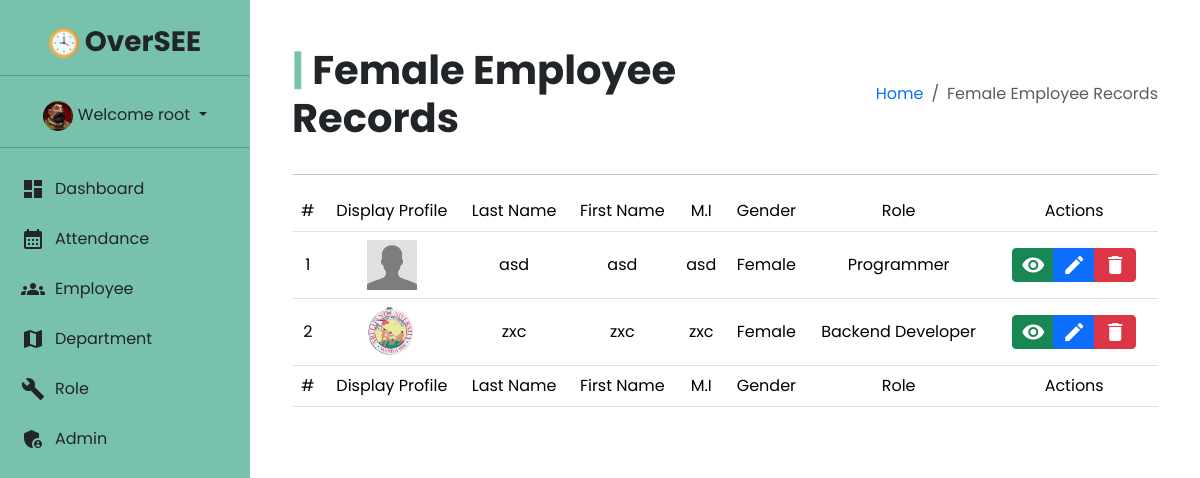
Screenshot of /admin/female_employee.php (signed in) with the database file from the repository.
### tables this page shows
CREATE TABLE `employees` (
  `ID` int(11) NOT NULL,
  `FNAME` varchar(255) NOT NULL,
  `MI` varchar(255) NOT NULL,
  `LNAME` varchar(255) NOT NULL,
  `EMAIL` varchar(255) NOT NULL,
  `PASSWORD` varchar(255) NOT NULL,
  `CONTACT` varchar(20) NOT NULL,
  `DATE_OF_BIRTH` varchar(100) NOT NULL,
  `CIVIL_STATUS` varchar(50) NOT NULL,
  `NATIONALITY` varchar(50) NOT NULL,
  `ROLE` varchar(100) NOT NULL,
  `DEPARTMENT` varchar(100) NOT NULL,
  `PROFILE` longblob NOT NULL,
  `GENDER` varchar(25) NOT NULL,
  `OT` varchar(50) NOT NULL,
  `EMP_KEY` varchar(255) NOT NULL,
  `TYPE` varchar(255) NOT NULL
);

### admin/includes/session.php (called while the page is built, shortened)
<?php
include("conn.php");
$admin_ID = $_SESSION['admin'];
$sql = "SELECT * FROM admins WHERE ID='$admin_ID'";
$query = $conn->query($sql);
$user = $query->fetch_assoc();

### admin/includes/display_all_female_employee.php (the view)
<?php
$sql = "SELECT * FROM employees WHERE GENDER = 'FEMALE' ORDER BY LNAME ASC";
$query = $conn->query($sql);
if (!$query) {
   echo "Error: " . $conn->error;
} else {
   $count = 1;
   while ($row = $query->fetch_assoc()) {
?>
      <?php if ($user['ROLE'] == $row['DEPARTMENT']) { ?>
         <tr>
            <td style="text-align: center; vertical-align: middle;"><?= $count++; ?></td>
            <td style="text-align: center; vertical-align: middle;">
               <img src="./assets/images/<?= empty($row["PROFILE"]) ? "default.jpg" : "../uploads/" . $row["PROFILE"]; ?>" width="50" height="50" alt="...">
            </td>
            <td style="text-align: center; vertical-align: middle;"><?= $row["LNAME"]; ?></td>
            <td style="text-align: center; vertical-align: middle;"><?= $row["FNAME"]; ?></td>
            <td style="text-align: center; vertical-align: middle;"><?= $row["MI"]; ?></td>
            <td style="text-align: center; vertical-align: middle;"><?= $row["GENDER"]; ?></td>
            <td style="text-align: center; vertical-align: middle;"><?= $row["ROLE"]; ?></td>
            <td style="text-align: center; vertical-align: middle;">
               <div class="btn-group btn-group-sm p-2">
                  <a href="view_employee_profile.php?q=<?= $row['ID']; ?>" class="btn btn-success"><i class="material-icons" id="material-icon">visibility</i></a>
                  <a href="edit_employee_profile.php?q=<?= $row['ID']; ?>" class="btn btn-primary"><i class="material-icons" id="material-icon">edit</i></a>
                  <a href="#" onclick="confirmDeleteEmployee(event, <?= $row['ID']; ?>);" class="btn btn-danger"><i class="material-icons" id="material-icon">delete</i></a>
               </div>
            </td>
         </tr>
      <?php } else if ($user['ROLE'] == "SysAdmin") { ?>
         <tr>
            <td style="text-align: center; vertical-align: middle;"><?= $count++; ?></td>
            <td style="text-align: center; vertical-align: middle;">
               <img src="./assets/images/<?= empty($row["PROFILE"]) ? "default.jpg" : "../uploads/" . $row["PROFILE"]; ?>" width="50" height="50" alt="...">
            </td>
            <td style="text-align: center; vertical-align: middle;"><?= $row["LNAME"]; ?></td>
            <td style="text-align: center; vertical-align: middle;"><?= $row["FNAME"]; ?></td>
            <td style="text-align: center; vertical-align: middle;"><?= $row["MI"]; ?></td>
            <td style="text-align: center; vertical-align: middle;"><?= $row["GENDER"]; ?></td>
            <td style="text-align: center; vertical-align: middle;"><?= $row["ROLE"]; ?></td>
            <td style="text-align: center; vertical-align: middle;">
               <div class="btn-group btn-group-sm p-2">
                  <a href="view_employee_profile.php?q=<?= $row['ID']; ?>" class="btn btn-success"><i class="material-icons" id="material-icon">visibility</i></a>
                  <a href="edit_employee_profile.php?q=<?= $row['ID']; ?>" class="btn btn-primary"><i class="material-icons" id="material-icon">edit</i></a>
                  <a href="#" onclick="confirmDeleteEmployee(event, <?= $row['ID']; ?>);" class="btn btn-danger"><i class="material-icons" id="material-icon">delete</i></a>
               </div>
            </td>
         </tr>
      <?php } ?>
<?php
   }
}
?>

### admin/templates/sidebar.php (shortened to what this page needs)
<div class="container-fluid p-0" id="sidebar">
    <h3 class="adminpanel"><img src="./assets/images/logo.png" alt="logo" class="img-circle">&nbsp;OverSEE</h3>
    <hr>
    <div class="dropdown" id="sidebar-dropdown">
        <img src="./assets/images/<?= empty($user["PROFILE"]) ? "default.jpg" : "../uploads/" . $user["PROFILE"]; ?>" width="30" height="30" alt="..." style="border-radius: 50%;">
        <a class="dropdown-toggle" href="#" id="dropdownMenu2" role="button" data-bs-toggle="dropdown" aria-expanded="false">
            Welcome <?= $user['USERNAME']; ?>
        </a>
    </div>
    <hr>
    <?php if ($user['ROLE'] == 'SysAdmin' || $user['ROLE'] == 'sysadmin') : ?>
        <ul class="nav flex-column">
            <li class="nav-item">
                <a class="nav-link" id="sidebar-link" href="dashboard.php"><i class="material-icons">dashboard</i> Dashboard</a>
            </li>
            <li class="nav-item">
                <a class="nav-link" id="sidebar-link" href="attendance.php"><i class="material-icons">calendar_month</i> Attendance</a>
            </li>
            <li class="nav-item">
                <a class="nav-link" id="sidebar-link" href="employee.php"><i class="material-icons">groups</i> Employee</a>
            </li>
            <li class="nav-item">
                <a class="nav-link" id="sidebar-link" href="department.php"><i class="material-icons">map</i> Department</a>
            </li>
            <li class="nav-item">
                <a class="nav-link" id="sidebar-link" href="role.php"><i class="material-icons">build</i> Role</a>
            </li>
            <li class="nav-item">
                <a class="nav-link" id="sidebar-link" href="admin.php"><i class="material-icons">admin_panel_settings</i> Admin</a>
            </li>
        </ul>
    <?php endif; ?>
</div>

### admin/assets/css/admin_template_switch.css (style rules this page uses)
:root { --text-mint: #78C2AD; }
* { margin: 0; padding: 0; user-select: none; scroll-behavior: smooth; font-family: 'Poppins', sans-serif; font-weight: 400; }
.nav-link { color: inherit !important; text-decoration: none !important; }
.adminpanel { font-weight: 700; margin-top: 25px; text-align: center; }
#sidebar { position: fixed; height: 100vh; width: 250px; background-color: #78C2AD; transition: margin 0.5s; }
.dropdown-toggle, .dropdown-item { color: inherit; text-decoration: none; }
#sidebar-dropdown { margin-top: 25px; text-align: center; }
#sidebar-link { display: flex; align-items: center; margin: 5px; }
#sidebar-link i { margin-right: 10px; }
.img-circle { user-select: none; height: 30px; align-items: center; justify-content: center; }
#material-icon { vertical-align: middle; }
@media (min-width: 769px) { #sidebar { display: block; } }

### rows the page displays
employees: LNAME "asd", FNAME "asd", MI "asd", GENDER "Female", ROLE "Programmer"
employees: PROFILE (picture), LNAME "zxc", FNAME "zxc", MI "zxc", GENDER "Female", ROLE "Backend Developer"

### other values shown
$user['USERNAME'] "root"
